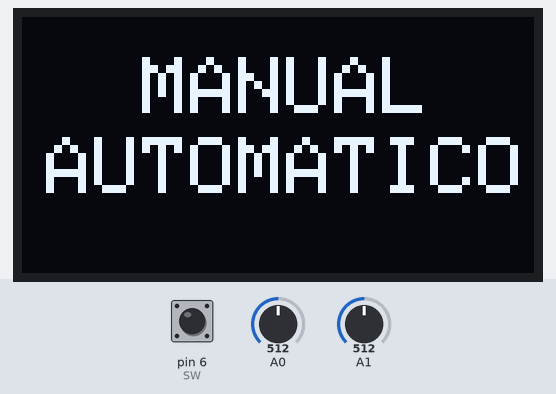
Simulated run of this sketch. Board: Arduino Uno, built with avr-gcc and run on an emulated ATmega328P. Shown: 128×64 one-colour display. The test bench sets the inputs (shaded band); at power-on: A1 = 512, pin 6 (SW) HIGH, A0 = 512.

Above: at 3.0 s.
3.1 s: A1 set to 155
4.6 s: A1 set to 132
At 4.85 s:
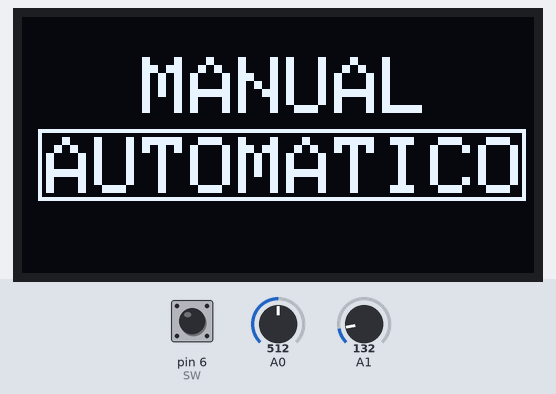
7.6 s: A1 set to 1023
At 7.86 s:
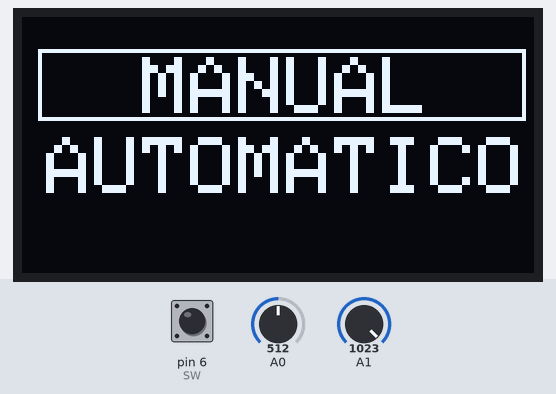
9.5 s: pin 6 (SW) pulled LOW for 0.15 s
At 9.9 s:
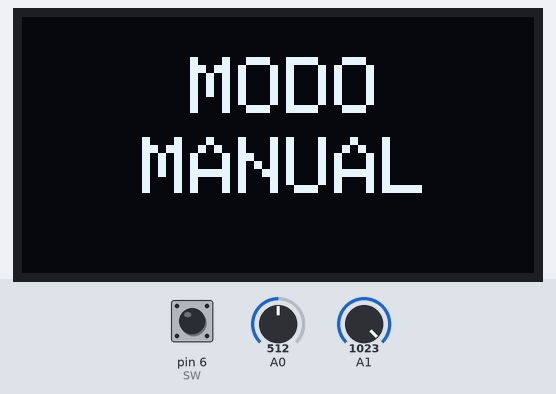
11.1 s: A0 set to 1007
12.6 s: A0 set to 1023
At 13.9 s:
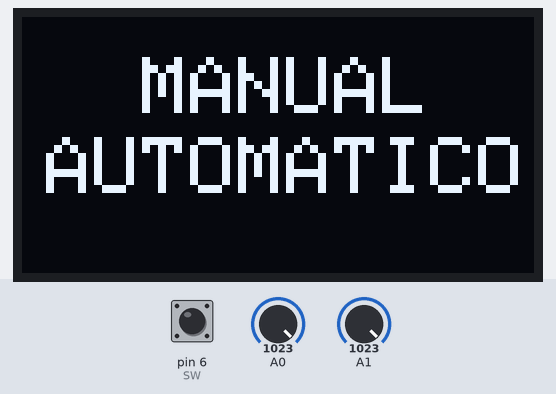
Timing chart, 0 to 15.6 s (numbered marks = the images above; inputs shaded):
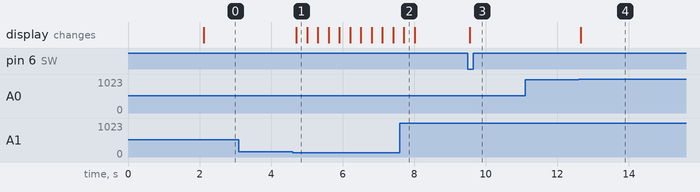

Measured:
- the behaviour switches between 147 and 146 on A1 (found by bisection; images 0 and 1)
- the behaviour switches between 1022 and 1023 on A0 (found by bisection; images 3 and 4)
- after the input at 3.1 s, every drawn part: stays the same
- after the input at 4.6 s, the display: changes after 0.10 s (image 1)
- after the input at 7.6 s, the display: changes after 0.12 s (image 2)
- after the input at 9.5 s, the display: changes after 0.05 s (image 3)
- after the input at 11.1 s, every drawn part: stays the same
- after the input at 12.6 s, the display: changes after 0.06 s (image 4)

The sketch:

pantallita_version_divita_V.1.ino
```cpp
#include <Wire.h>
#include <Adafruit_GFX.h>
#include <Adafruit_SSD1306.h>

int Cuad;
int Menu;
int Y, X, mapX, mapY;
int flg1=0, flg2=0;

#define SW 6

volatile int seg;           //timer 2
volatile int minutos;       //timer 2
volatile int segundos;      //timer 2
volatile int miliSegundos;  //timer 2
volatile int microSegundos; //timer 2

#define OLED_ANCHO 128
#define OLED_ALTO 64

Adafruit_SSD1306 display(OLED_ANCHO, OLED_ALTO, &Wire, -1);


void setup() {
  Wire.begin();
  display.begin(SSD1306_SWITCHCAPVCC, 0x3C);
  display.clearDisplay();
  pinMode(SW, INPUT_PULLUP);

   //cuenta del timer2
    SREG = (SREG & 0b01111111);      //Esta instrucción deshabilita a las interrupciones globales sin modificar el resto de las interrupciones.
    TCNT2 = 0;     //Limpiar el registro que guarda la cuenta del Timer-2.
    TIMSK2 =TIMSK2|0b00000001;      //Habilitación de la bandera 0 del registro que habilita la interrupción por sobre flujo o desbordamiento del TIMER2.
    TCCR2B= 0b0000011; //250khz
    SREG = (SREG & 0b01111111) | 0b10000000; //Habilitar interrupciones
    // T = 1/250khz = 4uS
    //255*0.125uS = 1mS
    //cuenta cada 1 milisegundos
}

void loop(){

   while(seg < 2)
    {
        display.setTextSize(2);  // Muestra el texto en la pantalla
        display.setTextColor(WHITE);
        display.setCursor(8,20);//1° IZQUIERDA A DERECHA, 2° ARRIBA PARA ABAJO
        display.println("INICIANDO");
        Serial.println(seg);
        display.display();
    }

menu();
cuadrados();

X = analogRead(A0);
Y = analogRead(A1);

mapY = map(Y, 0, 1023, 7, 0); // izquierda-derecha [1-2]
mapX = map(X, 0, 1023, 0, 7); // arriba - abajo    [3-4]


if(Menu == 0 && flg1 == 0 && flg2 == 0)
  {
    if(mapY == 7)//para cambiar entre las opciones del menu
    {
      Cuad=2;
    }
    else
    if(mapY == 0)
    {
      Cuad=1;
    }

  if(Cuad == 1 && digitalRead(SW) == LOW)
  {
    flg1=1;
    Menu=1;
    Cuad=0;
  }

  if(Cuad == 2 && digitalRead(SW) == LOW)
  {
    flg1=1;
    flg2= 1;
    Menu=2;
    Cuad=0;
  }
}

if(Menu==1 && mapX == 7 && flg1==1)
  {
    Cuad=0;
    Menu=0;
    flg1=0;
  }


  if(Menu == 2 && flg2 == 1)
  {
  if(mapY == 7)//para cambiar entre las opciones del menu
    {
      Cuad=2;
    }
    else
    if(mapY == 0)
    {
      Cuad=1;
    }
  }

  if(Menu==2 && mapX == 7 && flg1==1)
  {
    Cuad=0;
    Menu=0;
    flg1=0;
    flg2=0;
  }
}

void cuadrados(){

   switch(Cuad){
    case 1:
      display.drawRect(4,8,122,18,WHITE);/*1° izquierda a derecha, 2°de arriba a abajo
    3° ancho del cuadrado, 4° alto del cuadrado */
    break;

    case 2:
      display.drawRect(4,28,122,18,WHITE);//rectangulo de abajo
    break;
   }
   display.display();
}

void menu(){
  switch(Menu){
  case 0:
  display.clearDisplay();
  display.setTextSize(2);
  display.setTextColor(WHITE);
  display.setCursor(30,10);//1° IZQUIERDA A DERECHA, 2° ARRIBA PARA ABAJO
  display.println("MANUAL");
  display.setCursor(6,30);
  display.println("AUTOMATICO");
  break;

  case 1:
  display.clearDisplay();
  display.setTextSize(2);
  display.setTextColor(WHITE);
  display.setCursor(30,10);//1° IZQUIERDA A DERECHA, 2° ARRIBA PARA ABAJO
  display.println(" MODO");
  display.setCursor(6,30);
  display.println("  MANUAL");
  display.display();
  break;

  case 2:
  display.clearDisplay();
  display.setTextSize(2);
  display.setTextColor(WHITE);
  display.setCursor(5,10);//1° IZQUIERDA A DERECHA, 2° ARRIBA PARA ABAJO
  display.println("PANORAMICO");
  display.setCursor(35,30);
  display.println("MOVIL");
  display.display();
  break;
  }
  display.display();
}

//cuenta segundos con el timer 2
ISR(TIMER2_OVF_vect)
{
  miliSegundos++;
  if(miliSegundos==1000)
  {
    seg++;

    miliSegundos=0;
  }
}
```
